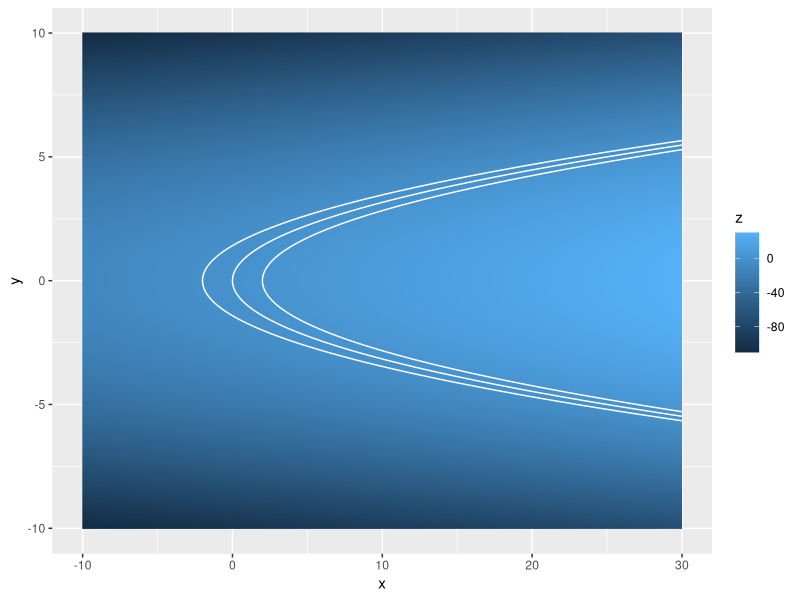

This chart was generated by the following R code:
## ---- chunk 1
library(ggplot2)
x <- seq(-10,30,0.05)
y <- seq(-10,10,0.05)
xy <- data.frame(expand.grid(x=x, y=y))
z <- xy$x-xy$y^2

f <- data.frame(xy, z)

ggplot(f, aes(x, y, z=z))+
  geom_raster(aes(fill=z))+
  geom_contour(breaks=c(-2,0,2), colour="white")+
  xlab("x")+ylab("y")

